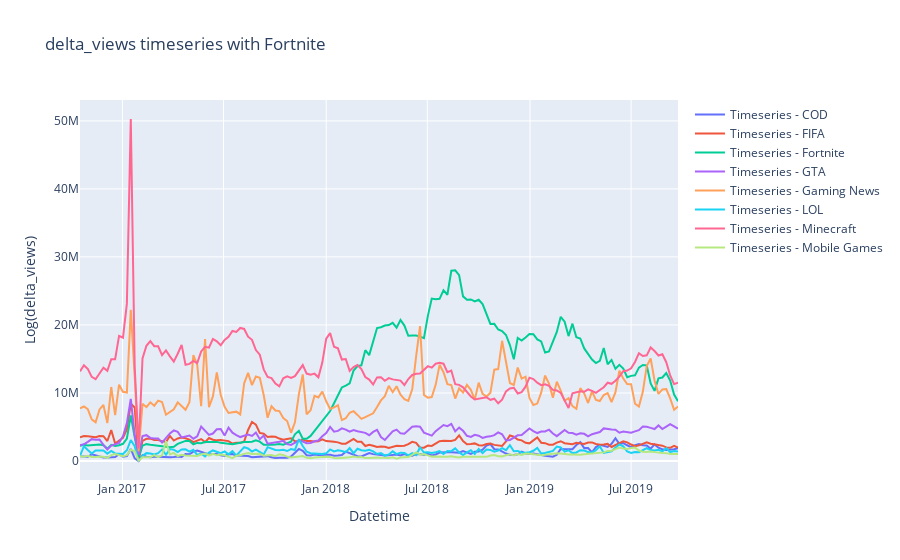

The notebook cell this image was saved under:
### Markdown cell above
We first have a look at the views. We will use the `delta_views` metrics since it shows categories performances local movements more accurately.

### Code cell
metric = 'delta_views'
time_series_plot_stack(categorized_sample_df, metric)

### Figure 1 — Plotly figure (JSON) as saved in the notebook; plotly's stock layout.template omitted (floating-point values rounded to 4 significant figures; data arrays with more than 128 entries replaced by an {"elided": "..."} marker saying what was removed)
{"data": [{"line": {"color": "#636EFA"}, "mode": "lines", "name": "Timeseries - COD", "type": "scatter", "x": {"elided": "154 str values"}, "y": {"elided": "154 float values"}}, {"line": {"color": "#EF553B"}, "mode": "lines", "name": "Timeseries - FIFA", "type": "scatter", "x": {"elided": "154 str values"}, "y": {"elided": "154 float values"}}, {"line": {"color": "#00CC96"}, "mode": "lines", "name": "Timeseries - Fortnite", "type": "scatter", "x": {"elided": "154 str values"}, "y": {"elided": "154 float values"}}, {"line": {"color": "#AB63FA"}, "mode": "lines", "name": "Timeseries - GTA", "type": "scatter", "x": {"elided": "154 str values"}, "y": {"elided": "154 float values"}}, {"line": {"color": "#FFA15A"}, "mode": "lines", "name": "Timeseries - Gaming News", "type": "scatter", "x": {"elided": "154 str values"}, "y": {"elided": "154 float values"}}, {"line": {"color": "#19D3F3"}, "mode": "lines", "name": "Timeseries - LOL", "type": "scatter", "x": {"elided": "154 str values"}, "y": {"elided": "154 float values"}}, {"line": {"color": "#FF6692"}, "mode": "lines", "name": "Timeseries - Minecraft", "type": "scatter", "x": {"elided": "154 str values"}, "y": {"elided": "154 float values"}}, {"line": {"color": "#B6E880"}, "mode": "lines", "name": "Timeseries - Mobile Games", "type": "scatter", "x": {"elided": "154 str values"}, "y": {"elided": "154 float values"}}], "layout": {"showlegend": true, "title": {"text": "delta_views timeseries with Fortnite"}, "xaxis": {"title": {"text": "Datetime"}}, "yaxis": {"title": {"text": "Log(delta_views)"}}}}
